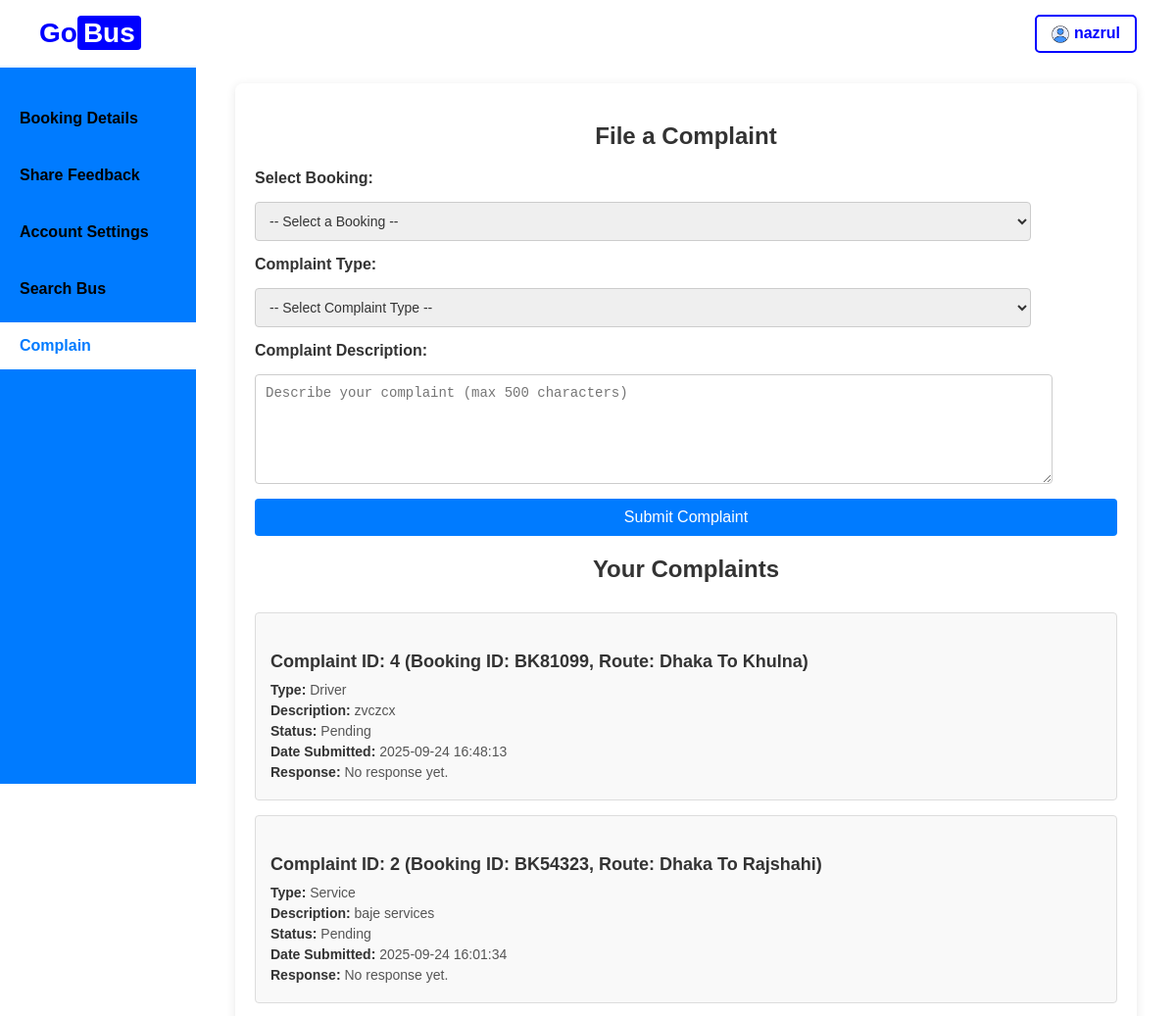
Before: /screens/userComplaint.php (signed in, upper part) with the older database file.
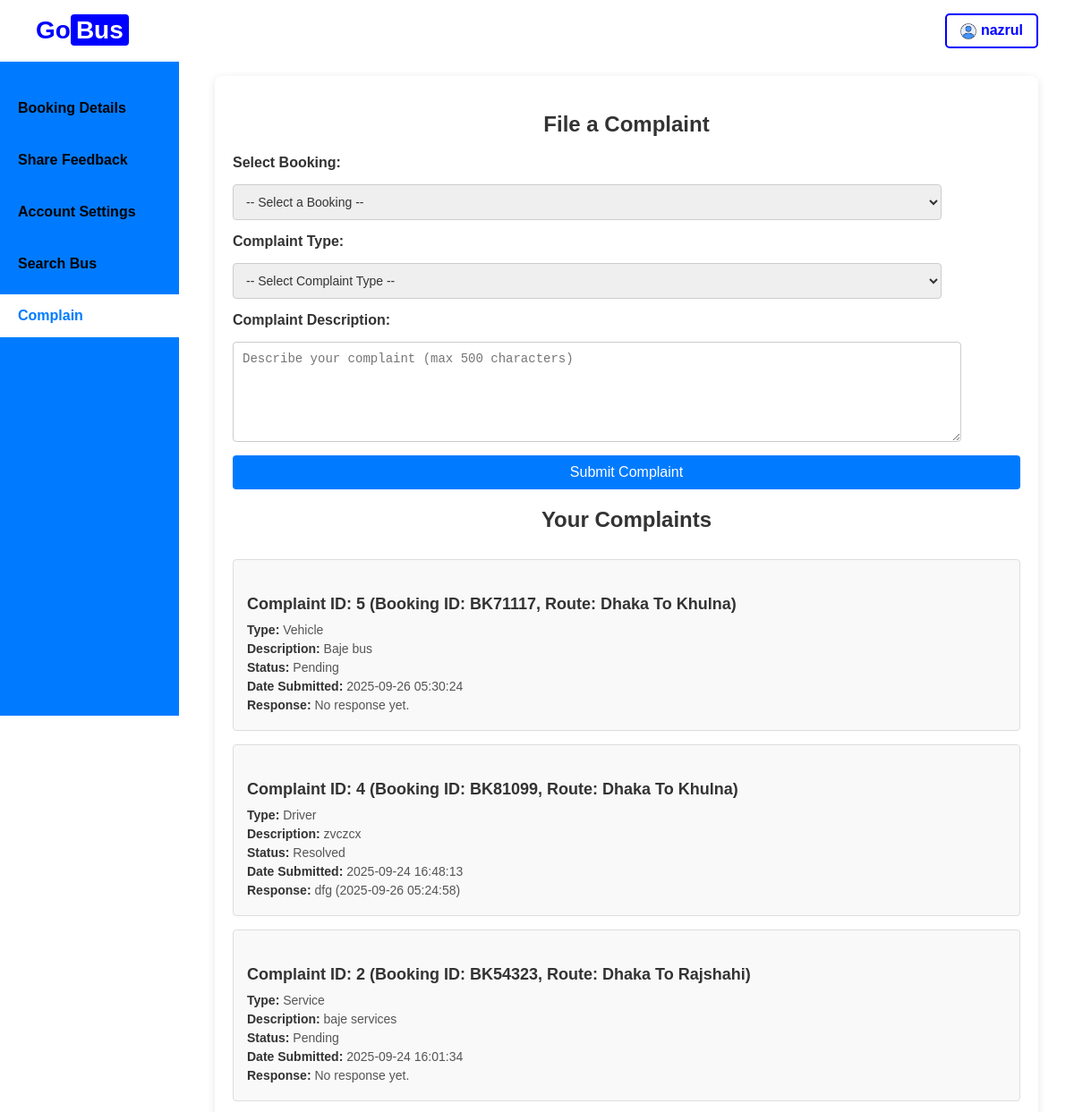
After: the same page with the newer database file.
### tables this page shows
CREATE TABLE `complaints` (
  `id` int(11) NOT NULL,
  `user_id` int(11) NOT NULL,
  `booking_id` varchar(50) NOT NULL,
  `complaint_type` enum('Service','Driver','Vehicle','Other') NOT NULL,
  `description` text NOT NULL,
  `created_at` timestamp NOT NULL DEFAULT current_timestamp(),
  `status` enum('Pending','Resolved','Dismissed') DEFAULT 'Pending'
);

CREATE TABLE `bookings` (
  `id` int(11) NOT NULL,
  `user_id` int(11) NOT NULL,
  `bus_id` int(11) NOT NULL,
  `seat_number` varchar(10) NOT NULL,
  `phone_number` varchar(20) NOT NULL,
  `boarding_point` varchar(100) NOT NULL,
  `dropping_point` varchar(100) NOT NULL,
  `booking_id` varchar(10) NOT NULL,
  `route` varchar(100) NOT NULL,
  `date` date NOT NULL,
  `status` enum('Completed','Upcoming','Cancelled') NOT NULL,
  `returnDate` date DEFAULT NULL,
  `transaction_id` varchar(50) DEFAULT NULL,
  `payment_method` varchar(20) DEFAULT NULL,
  `fare` decimal(10,2) NOT NULL DEFAULT 0.00,
  `operator_name` varchar(255) NOT NULL,
  `promo_code` varchar(50) DEFAULT NULL
);

CREATE TABLE `responses` (
  `id` int(11) NOT NULL,
  `item_id` int(11) NOT NULL,
  `response_text` text NOT NULL,
  `created_at` timestamp NOT NULL DEFAULT current_timestamp(),
  `item_type` enum('Feedback','Complaint') NOT NULL DEFAULT 'Feedback'
);

### screens/userComplaint.php (the view, shortened to what the changed rows need)
<?php
$errors = [];
$complaints = [];
$servername = "localhost";
$db_username = "root";
$db_password = "";
$dbname = "gobus";
try {
    $conn = new mysqli($servername, $db_username, $db_password, $dbname);
    if ($conn->connect_error) {
        $errors['general'] = "Database connection failed: " . $conn->connect_error;
    } else {
        function fetchComplaints($conn, $user_id) {
            $sql = "SELECT c.id, c.booking_id, b.route, c.complaint_type, c.description, c.status, c.created_at,
                           r.response_text, r.created_at AS response_date
                    FROM complaints c
                    LEFT JOIN bookings b ON c.booking_id = b.booking_id
                    LEFT JOIN responses r ON c.id = r.item_id AND r.item_type = 'Complaint'
                    WHERE c.user_id = ?
                    ORDER BY c.created_at DESC";
            $stmt = $conn->prepare($sql);
            $stmt->bind_param("i", $user_id);
            $stmt->execute();
            $result = $stmt->get_result();
            $complaints = [];
            while ($row = $result->fetch_assoc()) {
                $complaints[] = $row;
            }
            return $complaints;
        }
        $complaints = fetchComplaints($conn, $_SESSION['user_id']);
    }
} catch (mysqli_sql_exception $e) {
    $errors['general'] = "Database error: " . $e->getMessage();
}
?>
<!DOCTYPE html>
<html lang="en">
<head>
    <link rel="stylesheet" type="text/css" href="../css/userComplaint.css">
</head>
<body>
    <main class="main-content">
        <section id="complaints" class="section">
            <h2>File a Complaint</h2>
            <h2>Your Complaints</h2>
            <div class="complaint-list">
                <?php if (empty($complaints)): ?>
                    <div class="complaint-item">
                        <p>No complaints found.</p>
                    </div>
                <?php else: ?>
                    <?php foreach ($complaints as $complaint): ?>
                        <div class="complaint-item">
                            <h4>Complaint ID: <?php echo htmlspecialchars($complaint['id']); ?>
                                (Booking ID: <?php echo htmlspecialchars($complaint['booking_id']); ?>,
                                Route: <?php echo htmlspecialchars($complaint['route'] ?? 'Unknown'); ?>)</h4>
                            <p><strong>Type:</strong> <?php echo htmlspecialchars($complaint['complaint_type']); ?></p>
                            <p><strong>Description:</strong> <?php echo htmlspecialchars($complaint['description']); ?></p>
                            <p><strong>Status:</strong> <?php echo htmlspecialchars($complaint['status']); ?></p>
                            <p><strong>Date Submitted:</strong> <?php echo date('Y-m-d H:i:s', strtotime($complaint['created_at'])); ?></p>
                            <?php if ($complaint['response_text']): ?>
                                <p><strong>Response:</strong> <?php echo htmlspecialchars($complaint['response_text']); ?>
                                   (<?php echo date('Y-m-d H:i:s', strtotime($complaint['response_date'])); ?>)</p>
                            <?php else: ?>
                                <p><strong>Response:</strong> No response yet.</p>
                            <?php endif; ?>
                        </div>
                    <?php endforeach; ?>
                <?php endif; ?>
            </div>
        </section>
    </main>
</body>
</html>

Changed rows visible on the page:
added complaints: id "5", booking "BK71117", bookings.route "Dhaka To Khulna", complaint_type "Vehicle", description "Baje bus", status "Pending", created_at "2025-09-26 05:30:24", shows "Response:"
changed complaints "BK81099": status "Pending" → "Resolved"; responses.response_text (not shown) → "dfg"; responses.created_at (not shown) → "2025-09-26 05:24:58"; text "No response yet." → "( )"
